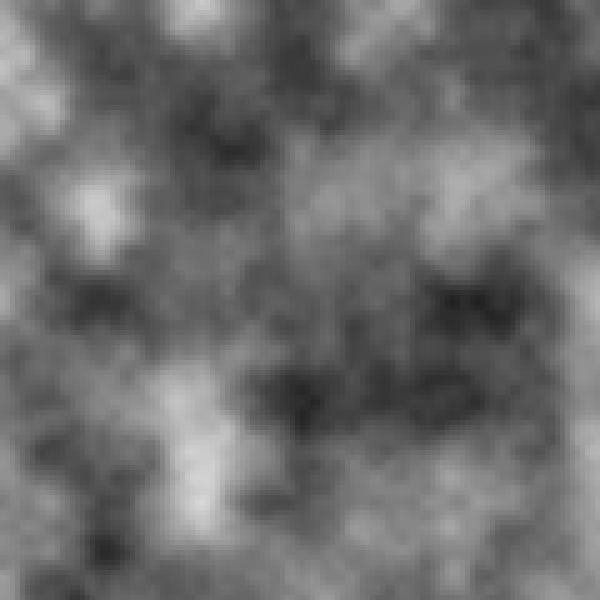
Frame 1 (no input)
Frame 2 (the mouse pressed at the canvas centre, redrawn once): identical to frame 1, image omitted

The Processing sketch that drew this single still picture (run headless with seeded random() and noise(); the mouse was pressed at the canvas centre and the sketch redrawn once):

// Processing sketch: Perlin_Noise_2D
// ── Perlin_Noise_2D.pde
void setup(){
  size(600,600);
}

void draw(){
  background(0);
  noStroke();
  for (int i = 0; i < width; i+=5){
    for (int j = 0; j < height; j+=5){
      fill(map(noise(i/100.0,j/100.0),0,1,0,255));
      rect(i,j,5,5);
    }
  }
  noLoop();
}
